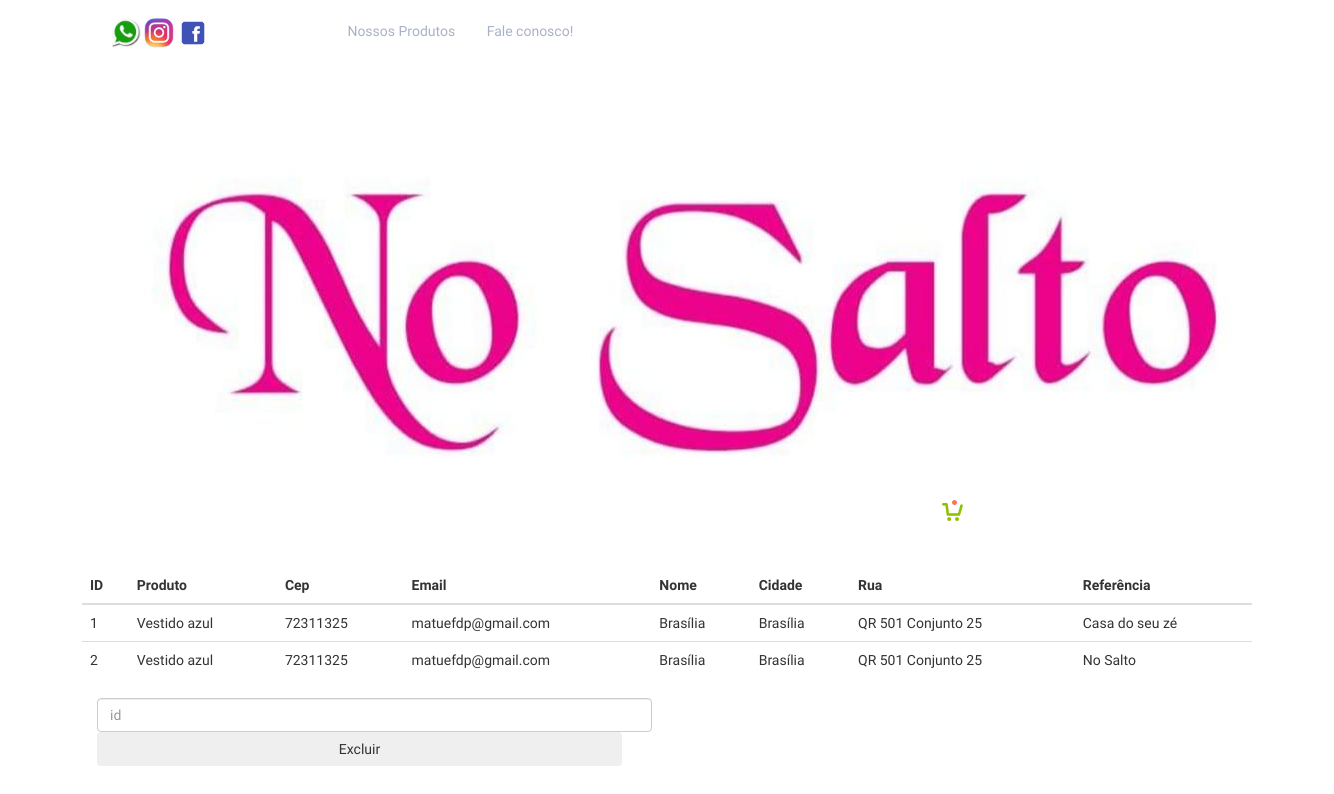
/receber.php, run on the app's committed database.
### tables this page shows
CREATE TABLE aprovados(id INTEGER PRIMARY KEY, produto TEXT, cep INT, email TEXT, nome TEXT, cidade TEXT, rua TEXT, referencia TEXT);

### receber.php (the view, shortened to what this page needs)
<!DOCTYPE html>
<html>
<head>
<link href="css/bootstrap.css" rel="stylesheet" type="text/css" media="all" />
<link href="css/style.css" rel="stylesheet" type="text/css" media="all" />
<link href="css/megamenu.css" rel="stylesheet" type="text/css" media="all" />
</head>
<body>
<div class="header" >
	<div class="top-header" >
		<div class="container">
		<div class="top-head" >
			<div class="header-para">
				<ul class="social-in">
					<li><a href="https://api.whatsapp.com/send?phone=5506198599494"><img src="images/whats.png" height="30" width="30"></i></a></li>
					<li><a href="https://instagram.com/no.salto?igshid=1qrbjxk52kv66"><img src="images/insta.png" height="30" width="30"> </i></a></li>
					<li><a href="https://www.facebook.com/lojasnosalto/"><img src="images/facebook.png" height="30" width="30"> </i></a></li>
				</ul>
			</div>
			<ul class="header-in">
				<li ><a href="/produts.php" >  Nossos Produtos</a></li>
				<li><a href="/contact.php">   Fale conosco!</a></li>
			</ul>
				<div class="clearfix"> </div>
			</div>
		</div>
		</div>
	</div>
		<div class="header-top">
		<div class="container">
		<div class="head-top">
			<div class="logo">
		<a href="/"><img src="images/logo.jpeg" alt=""></a>
				</div>
		<div class="top-nav">
			  <ul class="megamenu skyblue">
					    <div class="megapanel">
						<div class="row">
							<div class="col1">
							</div>
							<div class="col1">
								<div class="col1">
							</div>
							</div>
						  </div>
						</div></li>
			 </ul>
				</div>
					<div class="cart box_1">
						<a href="/produts.php">
						<h3>
							<img src="images/cart.png" alt=""/></h3>
						</a>
						<div class="clearfix"> </div>
					</div>
				<div class="clearfix"> </div>
		</div>
		</div>
	</div>
        <div class="container">
            <div class="row">
							<?php $db = new SQLite3('storage.db'); ?>
                    <table class="table">
                <thead>
                    <tr>
										<th>ID</th>
                    <th>Produto</th>
                    <th>Cep</th>
                    <th>Email</th>
                    <th>Nome</th>
                    <th>Cidade</th>
                    <th>Rua</th>
                    <th>Referência</th>
                    </tr>
                </thead>
                <tbody>
									<?php $res = $db->query('SELECT * FROM aprovados'); ?>
									<?php	while($row = $res->fetchArray()){ ?>
                    <tr>
												<td><?php echo $row['id'] ?> </td>
                        <td><?php echo $row['produto']?></td>
                        <td><?php echo $row['cep']?></td>
                        <td><?php echo $row['email']?></td>
                        <td><?php echo $row['nome']?></td>
                        <td><?php echo $row['cidade']?></td>
                        <td><?php echo $row['rua']?></td>
                        <td><?php echo $row['referencia'] ?></td>
                    </tr>
									<?php } ?>
                </tbody>
            </table>
						<form action="" class="container" name="Enviar" method="POST">
							<div class="row">
								 <div class="col-md-6">
										<input type="text" name="id" id="id" placeholder="id" class="form-control"/>
								 <div class="row col-xs-12">
										 <button type="submit" class="btn btn-block btn-sucess">Excluir</button>
								 </div>
								 </div>
						</form>
    </div>
    </div>
    </body>
</html>

### css/style.css (style rules this page uses)
body { background:#f7f8fa; font-family: 'Amaranth', sans-serif; }
body a { transition: 0.5s all; -webkit-transition: 0.5s all; -o-transition: 0.5s all; -moz-transition: 0.5s all; -ms-transition: 0.5s all; }
ul { padding: 0; margin: 0; }
h1,h2,h3,h4,h5,h6,label,p { margin:0; }
.box_1 { float:right; }
.box_1 h3 { color: #7A8499; font-size: 1em; float: left; }
.box_1 h3 img { margin-left: 5px; }
.top-header { background:white; padding: 1em 0; }
.header-para { float:left; width: 20%; margin-top: 0.3em; }
ul.social-in li { display: inline-block; }
ul.header-in { float:left; width: 40%; margin-top: 0.5em; }
ul.header-in li { display:inline-block; }
ul.header-in li a { text-decoration:none; color:#A9B2C5; font-size:1em; margin:0em 1em; }
.logo { max-width: 100%; height: auto; }
.top-nav { float:left; width: 74%; }
.header-top { background:#fff; padding: 3em 0 3em; }
.cart { float:left; width: 16%; }
.head-top ,.top-head { padding: 0 1em; }

### css/megamenu.css (style rules this page uses)
.megamenu { margin-bottom:0px;padding:0;width:100%;list-style:none;display:inline-block;position:relative;font-family: 'Amaranth', sans-serif;font-size:15px }
.megapanel .row { width:100%;margin-top:15px }
.megapanel .row:first-child { margin-top:0 }
.megapanel .row:before,.megapanel .row:after { display:table;content:"";line-height:0 }
.megapanel .row:after { clear:both }
.megapanel .row .col1,.megapanel .row .col2,.megapanel .row .col3,.megapanel .row .col4,.megapanel .row .col5,.megapanel .row .col6 { display:block;width:100%;min-height:20px;float:left;margin-left:2.127659574468085%;-webkit-box-sizing:border-box;-moz-box-sizing:border-box;box-sizing:border-box }
.megapanel .row [class*="col"]:first-child { margin-left:0 }
.megapanel .row .col1 { width:31.893617021276595% }

### receber.php (style rules this page uses)
body { background-color: white; }

### data on the page
aprovados: id "1", produto "Vestido azul", cep "72311325", email "matuefdp@gmail.com", nome "Brasília", cidade "Brasília", rua "QR 501 Conjunto 25", referencia "Casa do seu zé"
aprovados: id "2", produto "Vestido azul", cep "72311325", email "matuefdp@gmail.com", nome "Brasília", cidade "Brasília", rua "QR 501 Conjunto 25", referencia "No Salto"
